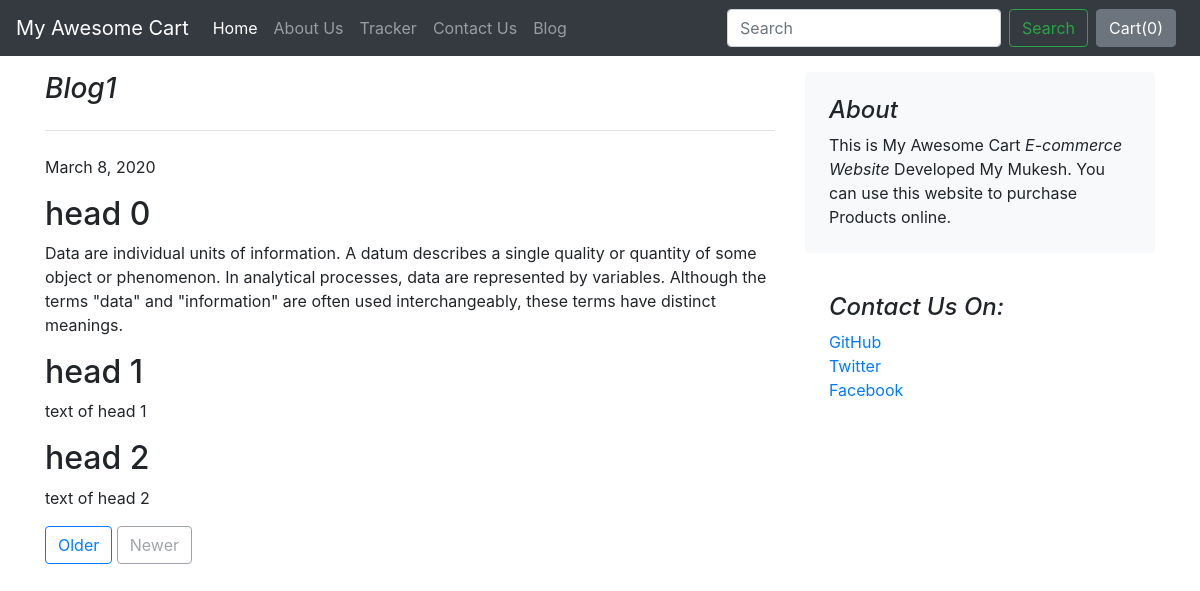
The page /blog/blogpost/1 on the database its author committed.
### blog/models.py (models this page shows, shortened)
class Blogpost(models.Model):
    post_id = models.AutoField(primary_key=True)
    title = models.CharField(max_length=50)
    head0 = models.CharField(max_length=500,default='')
    chead0 = models.CharField(max_length=500,default='')
    head1 = models.CharField(max_length=500,default='')
    chead1 = models.CharField(max_length=500,default='')
    head2 = models.CharField(max_length=500,default='')
    chead2 = models.CharField(max_length=500,default='')
    pub_date = models.DateField()
    thumbnail = models.ImageField(upload_to='blog/images',default="")

### blog/views.py (the view)
# urls.py: path('blogpost/<int:postid>',views.blogpost,name="blogPost"),
def blogpost(request,postid):
    blog_data = Blogpost.objects.filter(post_id=postid)
    return render(request,'blog/blogpost.html',{"post":blog_data[0]})

### blog/templates/blog/blogpost.html
{% extends 'blog/basic.html' %}
{% block body %}
<div class="container mt-3">
  <div class="row">
    <div class="col-md-8 blog-main">
      <h3 class="pb-4 mb-4 font-italic border-bottom">
        {{post.title}}
      </h3>
      <div class="blog-post">
        <p class="blog-post-meta">{{post.pub_date}}</p>
        <h2 class="blog-post-title">{{post.head0}}</h2>
        <p>{{post.chead0}}</p>
        <h2>{{post.head1}}</h2>
        <p>{{post.chead1}}</p>
        <h2>{{post.head2}}</h2>
        <p>{{post.chead2}}</p>
      </div>
      <nav class="blog-pagination">
        <a class="btn btn-outline-primary" href="#">Older</a>
        <a class="btn btn-outline-secondary disabled" href="#" tabindex="-1" aria-disabled="true">Newer</a>
      </nav>
    </div>
    <aside class="col-md-4 blog-sidebar">
      <div class="p-4 mb-3 bg-light rounded">
        <h4 class="font-italic">About</h4>
        <p class="mb-0">This is My Awesome Cart <em>E-commerce Website </em> Developed My Mukesh. You can use this website to purchase Products online.</p>
      </div>
      <div class="p-4">
        <h4 class="font-italic">Contact Us On:</h4>
        <ol class="list-unstyled">
          <li><a href="#">GitHub</a></li>
          <li><a href="#">Twitter</a></li>
          <li><a href="#">Facebook</a></li>
        </ol>
      </div>
    </aside>
  </div>
</div>
{% endblock  %}

### rows shown on the page
Blogpost: title "Blog1", pub_date "March 8, 2020", head0 "head 0", chead0 "Data are individual units of information. A datum describes a single quality or quantity of some object or phenomenon. In analytical processes, data are represented by variables. Although the terms \"data\" and \"information\" are often used interchangeably, these terms have distinct meanings.", head1 "head 1", chead1 "text of head 1", head2 "head 2", chead2 "text of head 2"
